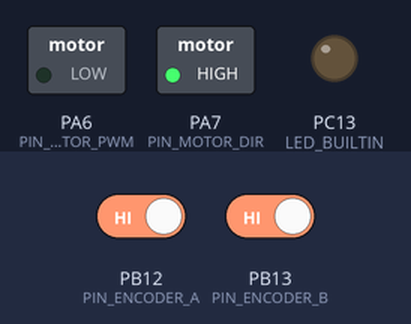
This sketch was run on a simulated STM32 Blue Pill. On the bench: switched loads named in the sketch (green lamp = pin HIGH), output pins drawn as LEDs (lit = HIGH). The inputs (shaded band) are chosen by the test bench; at power-on: PB12 (PIN_ENCODER_A) HIGH, PB13 (PIN_ENCODER_B) HIGH. The ROS host is connected and sends only what is stated.

Above: at 0.1 s.
At 10.1 s:
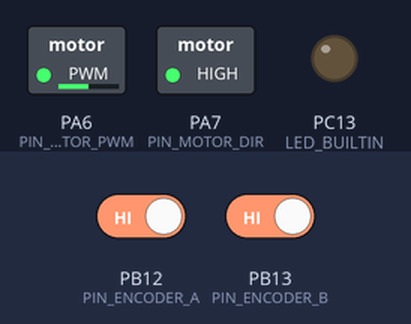
Timing chart, 0 to 21.5 s (numbered marks = the images above):
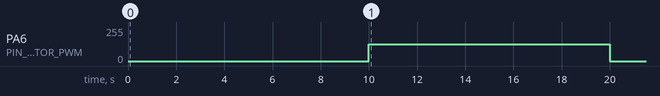

Measured:
- by itself, PA6 (PIN_MOTOR_PWM): 0/255 → 127/255 at 10.0 s, → 0/255 10.0 s later

The sketch:

record_motor_data.ino
```cpp
#include <ros.h>
#include <std_msgs/Float32MultiArray.h>
#include <std_msgs/String.h>
#include <Timer.h>

// Define ROS Settings
#define TOPIC_NAME "/speeds/A"
#define MAX_PUBLISHERS 20
#define MAX_SUBSCRIBERS 20
#define PUBLISHERS_BUFFER_SIZE 2048
#define SUBSCRIBERS_BUFFER_SIZE 2048

// Settings
#define SEND_PERIOD 5
#define DELAY 10000
#define DURATION 10000
#define PWM_VAL 32767
#define BAUD_RATE 115200
#define ENCODER_RESOLUTION 2400

// Pins
int PIN_ENCODER_A = PB12;
int PIN_ENCODER_B = PB13;
int PIN_MOTOR_DIR = PA7;
int PIN_MOTOR_PWM = PA6;

// Define TTL pins
#define PIN_UART1_RX PA10
#define PIN_UART1_TX PA9
#define PIN_UART3_RX PB11
#define PIN_UART3_TX PB10

#define SERIAL_ROS Serial3
#define SERIAL_DEBUG Serial1
HardwareSerial Serial1(PIN_UART1_RX, PIN_UART1_TX);
HardwareSerial Serial3(PIN_UART3_RX, PIN_UART3_TX);

void encoderISR_AA(void);
void encoderISR_BA(void);

long int counter = 0 ,lastCounter = 0;
unsigned long current_pwm = 0;

Timer myTimer;

// Handle ROS node settings
ros::NodeHandle_<ArduinoHardware, MAX_PUBLISHERS, MAX_SUBSCRIBERS, PUBLISHERS_BUFFER_SIZE, SUBSCRIBERS_BUFFER_SIZE> nh;

std_msgs::String msg;
ros::Publisher pupA(TOPIC_NAME, &msg);

void setup()
{
  init_ros();
  init_encoders();
  init_motor_drivers();

  // new core pwm setup
  analogWriteFrequency(2000);
  analogWriteResolution(16);

  myTimer.after(DELAY, apply_input);
  myTimer.every(SEND_PERIOD, send_data);

  //  Start scheduler and LED indication
  pinMode(LED_BUILTIN, OUTPUT);
  digitalWrite(LED_BUILTIN, LOW);
}

void loop()
{
  myTimer.update();
  nh.spinOnce();
}

void apply_input()
{
  current_pwm = PWM_VAL;
  digitalWrite(PIN_MOTOR_DIR, HIGH);
  analogWrite(PIN_MOTOR_PWM, PWM_VAL);
  myTimer.after(DURATION, stop_input);
}

void stop_input()
{
  current_pwm = 0;
  analogWrite(PIN_MOTOR_PWM, 0);
}

void send_data()
{
  String row;
//  long long int m_sec = millis();
  row = String(millis()) + String(',');
  row += String(current_pwm) + String(',');
  row += String(counter) + String(',');
  row += String(((counter - lastCounter) / 0.005) * 2 * PI / ENCODER_RESOLUTION);
  lastCounter = counter;

  std_msgs::String msg;
  msg.data = row.c_str();

  pupA.publish(&msg);
}

void encoderISR_AA(void)
{
  counter += digitalRead(PIN_ENCODER_A) == digitalRead(PIN_ENCODER_B) ? -1 : 1;
}
void encoderISR_BA(void)
{
  counter += digitalRead(PIN_ENCODER_A) != digitalRead(PIN_ENCODER_B) ? -1 : 1;
}

void init_encoders()
{
  pinMode(PIN_ENCODER_A, INPUT_PULLUP);
  pinMode(PIN_ENCODER_B, INPUT_PULLUP);
  attachInterrupt(PIN_ENCODER_A, encoderISR_AA, CHANGE);
  attachInterrupt(PIN_ENCODER_B, encoderISR_BA, CHANGE);
}

void init_motor_drivers()
{
  pinMode(PIN_MOTOR_DIR, OUTPUT);
  pinMode(PIN_MOTOR_PWM, OUTPUT);
  digitalWrite(PIN_MOTOR_DIR, HIGH);
  digitalWrite(PIN_MOTOR_PWM, LOW);
}

void init_ros()
{
  (nh.getHardware())->setPort(&SERIAL_ROS);
  (nh.getHardware())->setBaud(BAUD_RATE);
  nh.initNode();
  nh.advertise(pupA);
}
```
